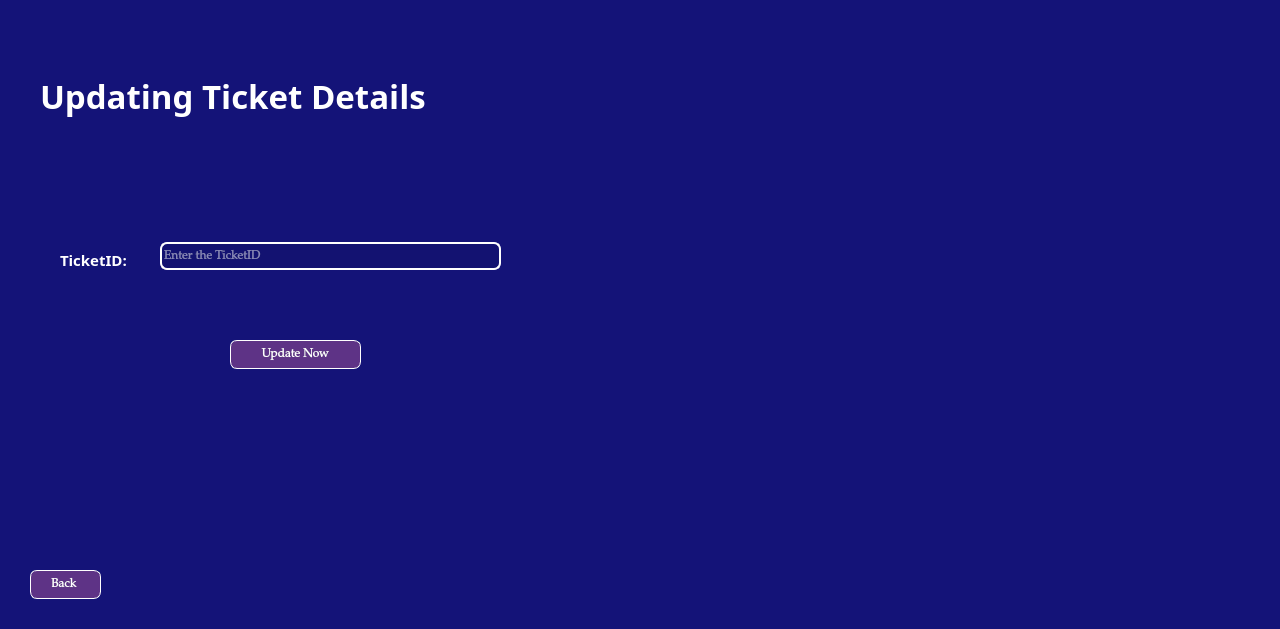
<?xml version="1.0" encoding="UTF-8"?>
<ui version="4.0">
 <class>updateticket</class>
 <widget class="QMainWindow" name="updateticket">
  <property name="geometry">
   <rect>
    <x>0</x>
    <y>0</y>
    <width>1280</width>
    <height>629</height>
   </rect>
  </property>
  <property name="windowTitle">
   <string>UPDATE DETAILS</string>
  </property>
  <property name="windowIcon">
   <iconset>
    <normaloff>C:/Users/SAAD COMMUNICATION/Downloads/chrome_hqmSI9koUf (2).png</normaloff>C:/Users/SAAD COMMUNICATION/Downloads/chrome_hqmSI9koUf (2).png</iconset>
  </property>
  <widget class="QWidget" name="centralwidget">
   <widget class="QPushButton" name="pushButton">
    <property name="geometry">
     <rect>
      <x>230</x>
      <y>340</y>
      <width>131</width>
      <height>29</height>
     </rect>
    </property>
    <property name="font">
     <font>
      <family>Palatino Linotype</family>
     </font>
    </property>
    <property name="cursor">
     <cursorShape>PointingHandCursor</cursorShape>
    </property>
    <property name="styleSheet">
     <string notr="true">color: rgb(255, 255, 255);
border: 1px solid #ffffff ;
border-radius: 7px;
background-color: rgb(94, 51, 134);</string>
    </property>
    <property name="text">
     <string>Update Now</string>
    </property>
   </widget>
   <widget class="QPushButton" name="pushButton_2">
    <property name="geometry">
     <rect>
      <x>30</x>
      <y>570</y>
      <width>71</width>
      <height>29</height>
     </rect>
    </property>
    <property name="font">
     <font>
      <family>Palatino Linotype</family>
     </font>
    </property>
    <property name="cursor">
     <cursorShape>PointingHandCursor</cursorShape>
    </property>
    <property name="styleSheet">
     <string notr="true">color: rgb(255, 255, 255);
border: 1px solid #ffffff ;
border-radius: 7px;
background-color: rgb(94, 51, 134);</string>
    </property>
    <property name="text">
     <string>Back </string>
    </property>
   </widget>
   <widget class="QLabel" name="label_2">
    <property name="geometry">
     <rect>
      <x>590</x>
      <y>150</y>
      <width>691</width>
      <height>371</height>
     </rect>
    </property>
    <property name="text">
     <string/>
    </property>
    <property name="pixmap">
     <pixmap>C:/Users/SAAD COMMUNICATION/Downloads/how-to-update-wordpress.jpg</pixmap>
    </property>
    <property name="scaledContents">
     <bool>true</bool>
    </property>
   </widget>
   <widget class="QLabel" name="label_3">
    <property name="geometry">
     <rect>
      <x>-20</x>
      <y>-40</y>
      <width>1341</width>
      <height>711</height>
     </rect>
    </property>
    <property name="styleSheet">
     <string notr="true">background-color: rgb(20, 19, 120);</string>
    </property>
    <property name="text">
     <string/>
    </property>
   </widget>
   <widget class="QLabel" name="label_7">
    <property name="geometry">
     <rect>
      <x>40</x>
      <y>60</y>
      <width>681</width>
      <height>71</height>
     </rect>
    </property>
    <property name="font">
     <font>
      <family>Castellar</family>
      <pointsize>25</pointsize>
      <bold>true</bold>
     </font>
    </property>
    <property name="styleSheet">
     <string notr="true">color: rgb(255, 255, 255);</string>
    </property>
    <property name="text">
     <string>Updating Ticket Details</string>
    </property>
   </widget>
   <widget class="QLabel" name="label">
    <property name="geometry">
     <rect>
      <x>60</x>
      <y>250</y>
      <width>81</width>
      <height>20</height>
     </rect>
    </property>
    <property name="font">
     <font>
      <family>Footlight MT Light</family>
      <pointsize>11</pointsize>
      <bold>true</bold>
     </font>
    </property>
    <property name="styleSheet">
     <string notr="true">color: rgb(255, 255, 255);</string>
    </property>
    <property name="text">
     <string>TicketID:</string>
    </property>
   </widget>
   <widget class="QLabel" name="label_4">
    <property name="geometry">
     <rect>
      <x>0</x>
      <y>10</y>
      <width>61</width>
      <height>51</height>
     </rect>
    </property>
    <property name="text">
     <string/>
    </property>
    <property name="pixmap">
     <pixmap>C:/Users/SAAD COMMUNICATION/Downloads/Untitled (1).png</pixmap>
    </property>
    <property name="scaledContents">
     <bool>true</bool>
    </property>
   </widget>
   <widget class="QLineEdit" name="lineEdit">
    <property name="geometry">
     <rect>
      <x>160</x>
      <y>242</y>
      <width>341</width>
      <height>28</height>
     </rect>
    </property>
    <property name="font">
     <font>
      <family>Palatino Linotype</family>
     </font>
    </property>
    <property name="styleSheet">
     <string notr="true">color: rgb(255, 255, 255);
background-color: rgb(19, 18, 113);
border: 2px solid #FFFFFF;
border-radius: 7px;</string>
    </property>
    <property name="placeholderText">
     <string>Enter the TicketID</string>
    </property>
   </widget>
   <zorder>label_3</zorder>
   <zorder>pushButton</zorder>
   <zorder>layoutWidget</zorder>
   <zorder>pushButton_2</zorder>
   <zorder>label_2</zorder>
   <zorder>label_7</zorder>
   <zorder>label</zorder>
   <zorder>label_4</zorder>
   <zorder>lineEdit</zorder>
  </widget>
 </widget>
 <resources/>
 <connections/>
</ui>
